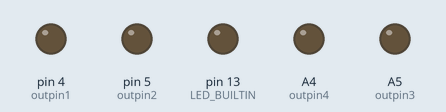
This program was run on a simulated Teensy 4. On the bench: output pins drawn as LEDs (lit = HIGH).

Above: at 2.5 s.
At 7.5 s:
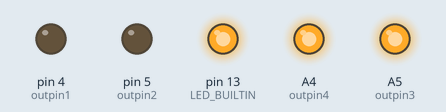
Timing chart, 0 to 13.0 s (numbered marks = the images above):
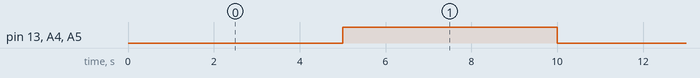

Measured:
- by itself, pin 13 (LED_BUILTIN), A4 (outpin4), A5 (outpin3): alternates HIGH for 5.0 s and LOW for 5.0 s

The program:

main.cpp
```cpp
#include <Arduino.h>

uint8_t outpin1 = 4;
uint8_t outpin2 = 5;
uint8_t outpin3 = 19;
uint8_t outpin4 = 18;

void setup() {
  // put your setup code here, to run once:
  pinMode(LED_BUILTIN, OUTPUT);
  pinMode(outpin1, OUTPUT);
  pinMode(outpin2, OUTPUT);
  pinMode(outpin3, OUTPUT);
  pinMode(outpin4, OUTPUT);

  digitalWrite(LED_BUILTIN, LOW);
  digitalWrite(outpin1, LOW);
  digitalWrite(outpin2, LOW);
  digitalWrite(outpin3, LOW);
  digitalWrite(outpin4, LOW);
}

void loop() {
  // put your main code here, to run repeatedly:
  digitalWrite(LED_BUILTIN, LOW);
  //digitalWrite(outpin1, LOW);
  //digitalWrite(outpin2, LOW);
  digitalWrite(outpin3, LOW);
  digitalWrite(outpin4, LOW);
  delay(5000);
  digitalWrite(LED_BUILTIN, HIGH);
  //digitalWrite(outpin1, HIGH);
  //digitalWrite(outpin2, HIGH);
  digitalWrite(outpin3, HIGH);
  digitalWrite(outpin4, HIGH);
  delay(5000);
}
```
